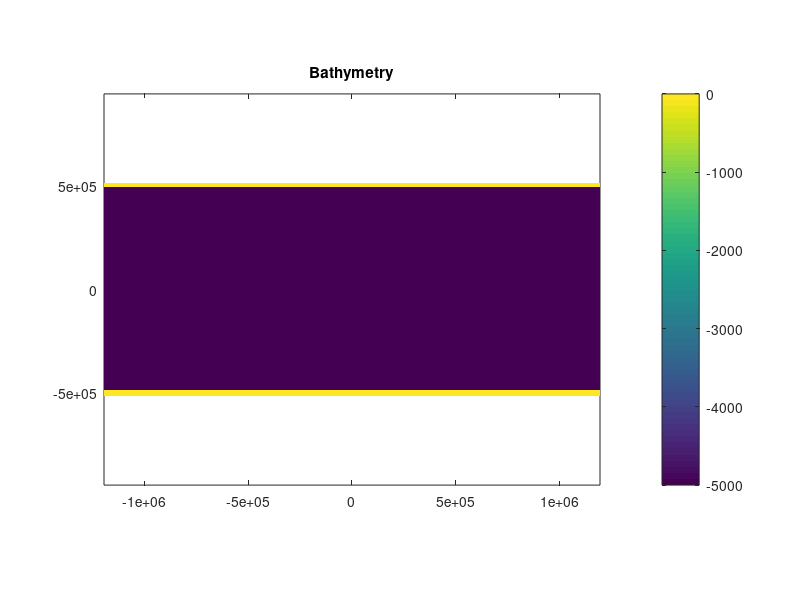
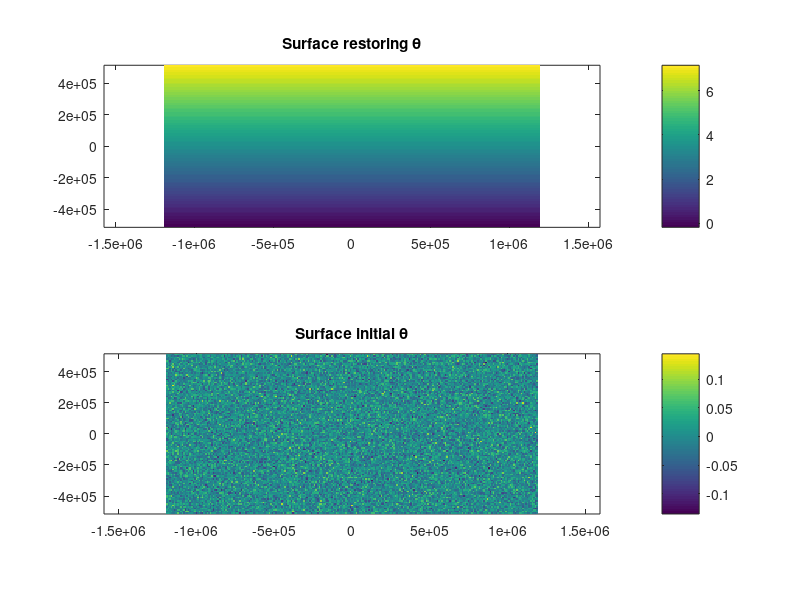
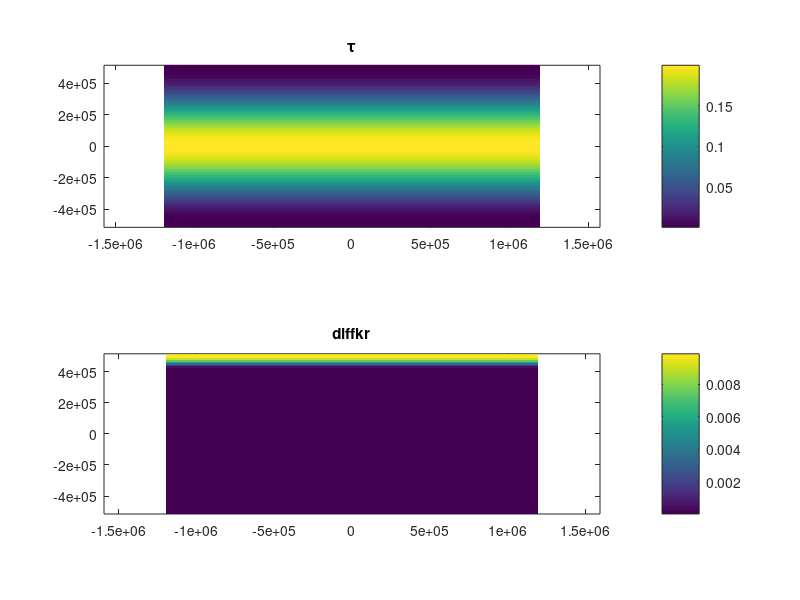

MATLAB code for these plots, in order:
%% ------------------------------------------------------------------------
% DRM, 04/08/11.
% m-file: gen_so_inputs.m

% This m-file is for generating the input files for a channel model of the
% ACC including a ridge and two (optional) obstacles, one on the northern
% boundary and one on the southern boundary. Restoring zones to the north and
% south can also be separatley activated and deactivated.

%% ------------------------------------------------------------------------
% Flush the memory.

clc;
clear;
close all;

%% ------------------------------------------------------------------------
% Make some specifications of the problem Im going to create my inputs for.
% Breakdown of the file path into units.
name.directory = './';
name.problem = 'so-010km-jet/flatb/';

% Choose whether to output the inputs or not.
output = 1;

% Choose whether files should be output as big-endian or little-endian.
format = 'b';

% Select bathymetry options.
ridge = 0;
north = 0;
south = 0;

%% ------------------------------------------------------------------------
% Problem dependent parameters.

% Choose the amplitude of the temperature variations.
dtheta = 7.;

% Choose the wind stress magnitude.
tau0 = 0.20;
tau1 = 0.0;

% Choose the amplitude of the surface heat flux.
hflux0 = 10.;

% Choose the e-folding scale for the stratification.
z0 = 1000.;

% Half-width of the ridge.
Lr = 500.E3;

% Height of the ridge.
Hr = 0.;

% Latitudinal extent of the barriers.
LbN = 0.   %LbN = 1000.E3; % Barrier extending south from Northern boundary.
LbS = 0.   %LbS = 1000.E3; % Barrier externing north from Southern boundary,

%% ------------------------------------------------------------------------
% Grid spacing in degrees and the number of vertical levels.
dx = 10.E3;
dy = dx;
dz = [ 10.0000, 11.3752, 12.9394, 14.7188, 16.7429, 19.0453, 21.6643, ...
    24.6435, 28.0323, 31.8872, 36.2722, 41.2602, 46.9342, 53.3883, ...
    60.7301, 69.0814, 78.5812, 89.3874, 101.6795, 115.6621, 131.5674, ...
    149.6600, 170.2406, 193.6514, 220.8552, ...
    250.0000, 250.0000, 250.0000, 250.0000, 250.0000, ...
    250.0000, 250.0000, 250.0000, 250.0000, ...
    250.0000, 250.0000, 250.0000, 250.0000 ];
  
% Specify the number of extra grid points to have outside of the channel.
kx = 0;
ky_north = 3;
ky_south = 3;

% pi to machine precision.
pi = 4.0*atan( 1.0 );

%% ------------------------------------------------------------------------
% Specify the parameters that define the channel dimensions.

% Length of the channel.
%Lx = 9600.E3;
Lx = 2400.E3;

% Width of the channel.
%Ly = 2000.E3;
Ly = 980.E3;

% Depth of the channel.
Lz = 5000.;

% Set the number of grid boxes.
nx = Lx/dx + kx;
ny = Ly/dy + ky_north + ky_south;
nz = 38;

% Calculate the x and y locations of the tracer points.
x = repmat( dx*( (1:1:nx)'-0.5 ) - 0.5*Lx, [ 1 ny nz ] );
y = repmat( dy*( (1:1:ny)-0.5 ) - 0.5*Ly-ky_south*dy, [ nx 1 nz ] );

% Calculate the Coriolis frequency, normalised by f0.
f = ( -1.11E-4 + 1.47E-11*y(:,:,1) ) / -1.11E-4;

% Calculate the depth of the tracer points.
z = NaN( nx, ny, nz );

% Set depth of first level.
z( :, :, 1 ) = 0.5*dz( 1 );

% Loop over remaining depths.
for k = 2:1:nz;
    z( :, :, k ) = z( :, :, k-1 ) + 0.5*( dz( k-1 ) + dz( k ) );
end;

% Set the depth to negative.
z = -z;

%% ------------------------------------------------------------------------
% Define the bathymetry.

% Begin with a flat bottom at 5000 m.
depth = -Lz*ones( nx, ny );

% Use the bathymetry flags to set any obstacles.

% Add ridge across centre of channel.
if ridge    
    for j = 1:1:ny;
        for i = 1:1:nx
            if x( i, j, 1 ) > -Lr && x( i, j, 1 ) < Lr
                depth( i, j ) = -Lz ...
                    + 0.5*Hr*( 1. + cos( pi*x( i, j, 1 )/Lr ) );
            else
                depth( i, j ) = -Lz;
            end;
        end;
    end;
end;

% Add continent to southern boundary.
if south
    by = LbS/dy;
    depth( 231:250, 1:by ) = 0.;
end;

% Add continent to the northern boundary.
if north
    by = ( Ly - LbN )/dy;
    depth( 711:730, by:end ) = 0.; % This line gives the northern boundary ridge 1 grid box more than it should be in y, but is consistent with so-010km-diffkr expts.
%    depth( 711:730, by+1:end ) = 0.; % This line makes the northern boundary ridge the correct extent, but is inconsistent with so-010km-diffkr expts.
end;

% Put a solid wall on the northern boundary.
depth( :, end-ky_north+1:end ) = 0.;

% Put a solid wall on the southern boundary.
depth( :, 1:ky_south ) = 0.;
%% ------------------------------------------------------------------------
% Generate the spatially varying restoring mask.

mask = zeros(nx,ny,nz);

% Set the surface layer to restoring everywhere.
mask( :, :, 1 ) = 1.;

%% ------------------------------------------------------------------------
% Generate the idealised temperature stratification, used as both an initial
% condition and for the restoring temperature in the sponge regions.

% Linear gradient at surface with exponential decay at depth and 0oC at
% the southern boundary (similar to Abernathey et al., 2011).
t = dtheta * ( (y+.5*Ly)/Ly ) .* ( exp( z/z0 ) - exp( -Lz/z0 ) ) / ...
    ( 1. - exp( -Lz/z0 ) );

%% ------------------------------------------------------------------------
% Construct an initial temperature distribution with a little bit of white
% gaussian noise added; this helps encourage instability.

% Preallocate for speed.
noisyt = NaN( size( t ) );

% Add some white Gaussian noise to the initial temperature.
for k = 1:1:nz;
    noisyt( :, :, k ) = awgn( t( :, :, k ), 30 );
end;

% Make sure there is no water colder than 0.5oC.
%noisyt( noisyt < 0.25 ) = 0.25;

%% ------------------------------------------------------------------------
% Calculate the idealised wind stress profile.

tau = tau0*0.5*( 1. + cos( 2.0*pi*y( :, :, 1 )/Ly ) ) + tau1;
%tau = f.*tau0.*ones( nx, ny );

tauy = 0.25*tau0*exp( -0.5*x( :, :, 1 ).*x( :, :, 1 )/250000.E6 );

%% ------------------------------------------------------------------------
% Generate surface heat flux.

hflux = -hflux0*sin( pi*y( :, :, 1 )/Ly );

% ------------------------------------------------------------------------
% Generate the spatially varying diapycnal diffusivity.

diffkr = 1.E-5*ones(nx,ny,nz);

% Increase the diapycnal diffusivity in the northern sponge regions.
%peak_diff = 5.E-3
peak_diff = 10.E-3
%increased_diff_length = 150.E3
increased_diff_length = 75.E3

disp(Ly/2 - increased_diff_length)

for j = 1:1:ny;
  if y( 1, j ) > (Ly/2 - increased_diff_length)  % Want peak at land edge (490)
      %disp(y(1,j))
      diffkr( :, j, : ) = 1.E-5 ...
          + 0.5*peak_diff*( 1 + cos( pi*( y(:,j,:) - .5*Ly )/increased_diff_length ) ) ...
          - 0.5*1.E-5*( 1 + cos( pi*( y(:,j,:) - .5*Ly )/increased_diff_length ) );
      %disp(diffkr(1,j,1))
  end;
end;

%% ------------------------------------------------------------------------

% Draw a map of the bathymetry.
figure;
pcolor( x( :, :, 1 ), y ( :, :, 1 ), depth );
shading flat;
axis equal tight;
colorbar;
title( 'Bathymetry' );

%% ------------------------------------------------------------------------

% Draw a map of the surface forcing.
figure;

subplot( 211 );
pcolor( x( :, :, 1 ), y ( :, :, 1 ), t( :, :, 1 ) );
shading flat;
axis equal tight;
colorbar;
title( 'Surface restoring \theta' );

subplot( 212 );
pcolor( x( :, :, 1 ), y ( :, :, 1 ), noisyt( :, :, 1 )-t( :, :, 1 ) );
shading flat;
axis equal tight;
colorbar;
title( 'Surface initial \theta' );

figure;

subplot( 211 );
pcolor( x( :, :, 1 ), y ( :, :, 1 ), tau( :, :, 1 ) );
shading flat;
axis equal tight;
colorbar;
title( '\tau' );

subplot( 212 );
pcolor( x( :, :, 1 ), y ( :, :, 1 ), diffkr( :, :, 1 ) );
shading flat;
axis equal tight;
colorbar;
title( 'diffkr' );

%% ------------------------------------------------------------------------
% Read out the depths into a binary bathymetry file.

if output;
    %out_file = fullfile( name.directory, name.problem, 'input/bathy.bin' );
    out_file = 'bathy.bin'
    % Open the file for writing only.
    [ fid message ] = fopen( out_file, 'w', format );
    % Reshape the bathymetry into a single column.
    output_data = reshape( depth, nx*ny, 1 );
    %Write it out.
    fwrite( fid, output_data, 'float32' );
    % Close the file.
    fclose( fid );
end;

%% ------------------------------------------------------------------------
% Read out the restoring mask to binary file.

if output;
    %out_file = fullfile( name.directory, name.problem, 'input/mask.bin' );
    out_file = 'mask.bin'
    % Open the file for writing only.
    [ fid message ] = fopen( out_file, 'w', format );
    % Reshape the bathymetry into a single column.
    output_data = reshape( mask, nx*ny*nz, 1 );
    %Write it out.
    fwrite( fid, output_data, 'float32' );
    % Close the file.
    fclose( fid );
end;

%% ------------------------------------------------------------------------
% Read out the diapycnal diffusivity map to binary file.

if output;
    %out_file = fullfile( name.directory, name.problem, 'input/diffkr.bin' );
    out_file = 'diffkr.bin'
    % Open the file for writing only.
    [ fid message ] = fopen( out_file, 'w', format );
    % Reshape the bathymetry into a single column.
    output_data = reshape( diffkr, nx*ny*nz, 1 );
    %Write it out.
    fwrite( fid, output_data, 'float32' );
    % Close the file.
    fclose( fid );
end;

%% ------------------------------------------------------------------------
% Read out the restoring temperature to binary file.

if output;
    %out_file = fullfile( name.directory, name.problem, 'input/'t.bin' );
    out_file = 't.bin'
    % Open the file for writing only.
    [ fid message ] = fopen( out_file, 'w', format );
    % Reshape the bathymetry into a single column.
    output_data = reshape( t, nx*ny*nz, 1 );
    %Write it out.
    fwrite( fid, output_data, 'float32' );
    % Close the file.
    fclose( fid );
end;

%% ------------------------------------------------------------------------
% Read out the noisy intital temperature to binary file.

if output;
    %out_file = fullfile( name.directory, name.problem, 'input/noisyt.bin' );
    out_file = 'noisyt.bin'
    % Open the file for writing only.
    [ fid message ] = fopen( out_file, 'w', format );
    % Reshape the bathymetry into a single column.
    output_data = reshape( noisyt, nx*ny*nz, 1 );
    %Write it out.
    fwrite( fid, output_data, 'float32' );
    % Close the file.
    fclose( fid );
end;

%% ------------------------------------------------------------------------
% Read out the SURFACE FIELD of the noisy intital temperature to binary file.

if output;
    %out_file = fullfile( name.directory, name.problem, 'input/noisyt.bin' );
    out_file = 'noisytSurf.bin'
    % Open the file for writing only.
    [ fid message ] = fopen( out_file, 'w', format );
    % Reshape the bathymetry into a single column.
    output_data = reshape( noisyt( :, :, 1 ), nx*ny, 1 );
    %Write it out.
    fwrite( fid, output_data, 'float32' );
    % Close the file.
    fclose( fid );
end;
%% ------------------------------------------------------------------------
% Read out the wind stress to binary file.

if output;
    out_file = fullfile( name.directory, name.problem, 'input/tau.bin' );
    out_file = 'tau.bin'
    % Open the file for writing only.
    [ fid message ] = fopen( out_file, 'w', format );
    % Reshape the bathymetry into a single column.
    output_data = reshape( tau, nx*ny, 1 );
    %Write it out.
    fwrite( fid, output_data, 'float32' );
    % Close the file.
    fclose( fid );
end;

%% ------------------------------------------------------------------------
% % Read out the surface heat flux to binary file.
% 
% if output;
%     out_file = fullfile( name.directory, name.problem, 'input/hflux.bin' );
%     % Open the file for writing only.
%     [ fid message ] = fopen( out_file, 'w', format );
%     % Reshape the bathymetry into a single column.
%     output_data = reshape( hflux, nx*ny, 1 );
%     %Write it out.
%     fwrite( fid, output_data, 'float32' );
%     % Close the file.
%     fclose( fid );
% end;

%% ------------------------------------------------------------------------
